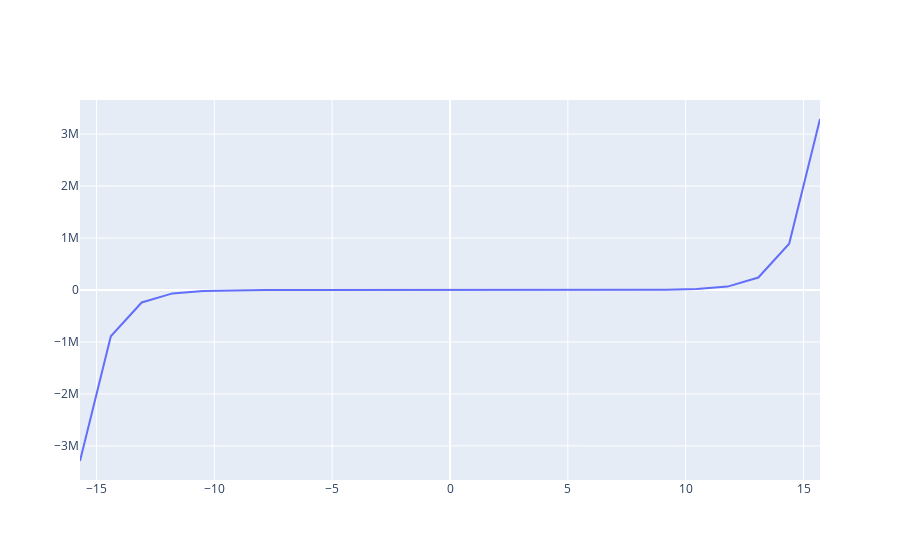
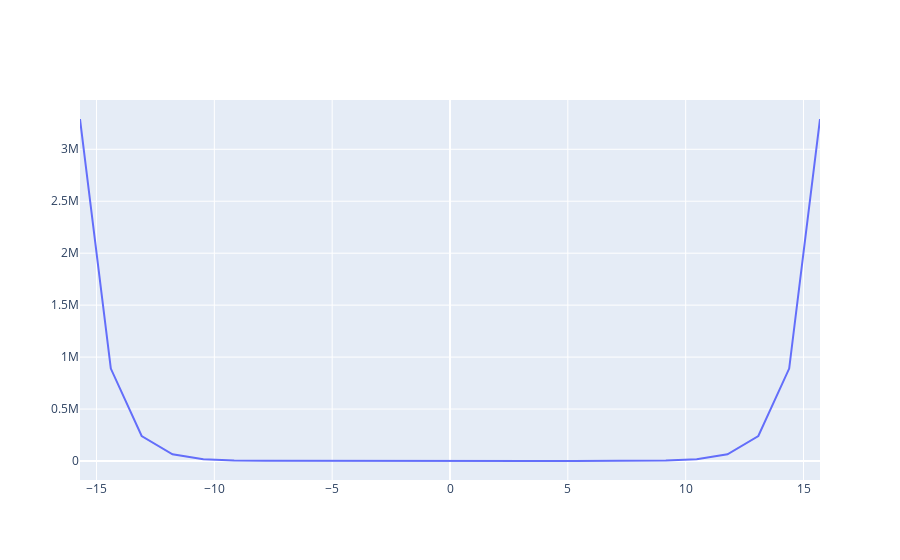
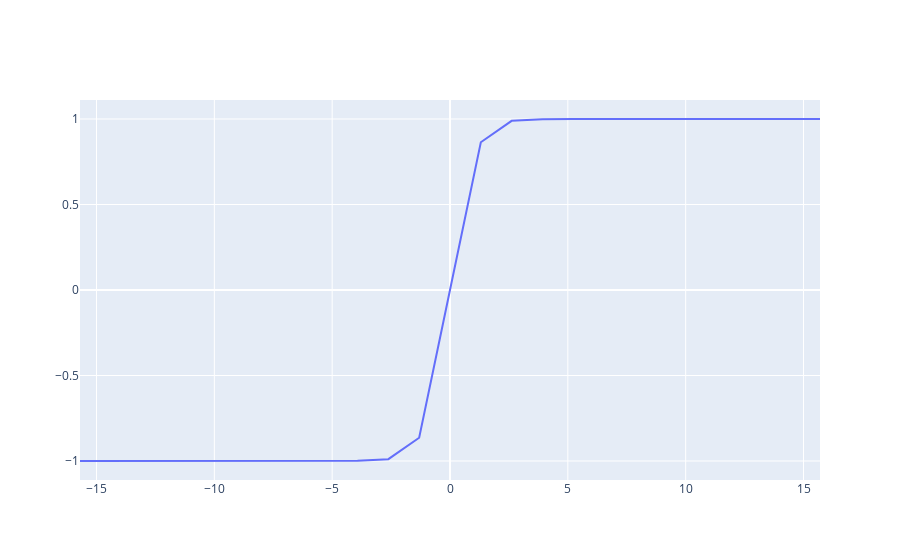

The cell these charts' notebook holds for them, in order:
### Code cell
# Today we're developing a way to explain how to make graphics
# import sympy and numpy libraries
import numpy as np
import plotly.graph_objects as go
x=np.linspace(-5*3.14,5*3.14,25)
fig1=go.Figure(go.Scatter(x=x,y=np.sinh(x)))
fig2=go.Figure(go.Scatter(x=x,y=np.cosh(x)))
fig3=go.Figure(go.Scatter(x=x,y=np.tanh(x)))
fig1.show()
fig2.show()
fig3.show()

### Figure 1 — Plotly figure (JSON) as saved in the notebook; plotly's stock layout.template omitted (floating-point values rounded to 4 significant figures)
{"data": [{"type": "scatter", "x": [-15.7, -14.39, -13.08, -11.78, -10.47, -9.158, -7.85, -6.542, -5.233, -3.925, -2.617, -1.308, -1.776e-15, 1.308, 2.617, 3.925, 5.233, 6.542, 7.85, 9.158, 10.47, 11.78, 13.08, 14.39, 15.7], "y": [-3291000.0, -889600.0, -240400.0, -64980.0, -17560.0, -4747.0, -1283.0, -346.7, -93.71, -25.32, -6.808, -1.715, -1.776e-15, 1.715, 6.808, 25.32, 93.71, 346.7, 1283.0, 4747.0, 17560.0, 64980.0, 240400.0, 889600.0, 3291000.0]}], "layout": {"autosize": true, "xaxis": {"autorange": true, "range": [-15.7, 15.7], "type": "linear"}, "yaxis": {"autorange": true, "range": [-3657000.0, 3657000.0], "type": "linear"}}}

### Figure 2 — Plotly figure (JSON) as saved in the notebook; plotly's stock layout.template omitted (floating-point values rounded to 4 significant figures)
{"data": [{"type": "scatter", "x": [-15.7, -14.39, -13.08, -11.78, -10.47, -9.158, -7.85, -6.542, -5.233, -3.925, -2.617, -1.308, -1.776e-15, 1.308, 2.617, 3.925, 5.233, 6.542, 7.85, 9.158, 10.47, 11.78, 13.08, 14.39, 15.7], "y": [3291000.0, 889600.0, 240400.0, 64980.0, 17560.0, 4747.0, 1283.0, 346.7, 93.71, 25.34, 6.882, 1.985, 1, 1.985, 6.882, 25.34, 93.71, 346.7, 1283.0, 4747.0, 17560.0, 64980.0, 240400.0, 889600.0, 3291000.0]}], "layout": {"autosize": true, "xaxis": {"autorange": true, "range": [-15.7, 15.7], "type": "linear"}, "yaxis": {"autorange": true, "range": [-182900.0, 3474000.0], "type": "linear"}}}

### Figure 3 — Plotly figure (JSON) as saved in the notebook; plotly's stock layout.template omitted (floating-point values rounded to 4 significant figures)
{"data": [{"type": "scatter", "x": [-15.7, -14.39, -13.08, -11.78, -10.47, -9.158, -7.85, -6.542, -5.233, -3.925, -2.617, -1.308, -1.776e-15, 1.308, 2.617, 3.925, 5.233, 6.542, 7.85, 9.158, 10.47, 11.78, 13.08, 14.39, 15.7], "y": [-1.0, -1.0, -1.0, -1.0, -1.0, -1.0, -1.0, -1.0, -0.9999, -0.9992, -0.9894, -0.8639, -1.776e-15, 0.8639, 0.9894, 0.9992, 0.9999, 1.0, 1.0, 1.0, 1.0, 1.0, 1.0, 1.0, 1.0]}], "layout": {"autosize": true, "xaxis": {"autorange": true, "range": [-15.7, 15.7], "type": "linear"}, "yaxis": {"autorange": true, "range": [-1.111, 1.111], "type": "linear"}}}
